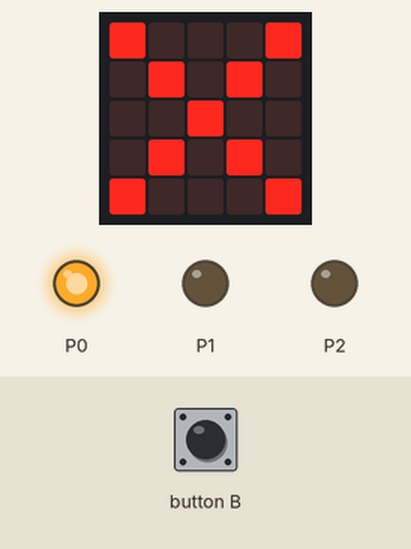
Simulated run of this program. Board: BBC micro:bit (MakeCode). Parts: the board's 5×5 LED display, output pins drawn as LEDs (lit = HIGH). The inputs (shaded band) are chosen by the test bench.

Above: at 1.8 s.
1.9 s: button B pressed for 0.15 s
At 2.4 s:
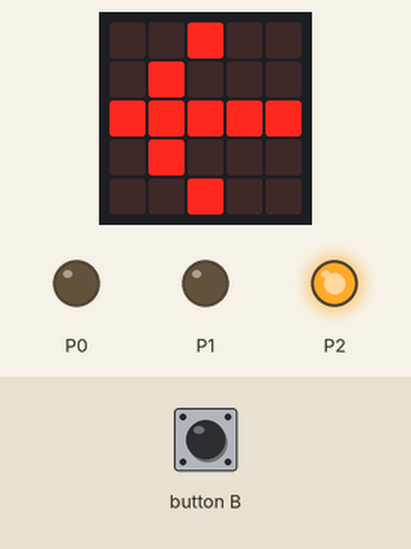
At 5.5 s:
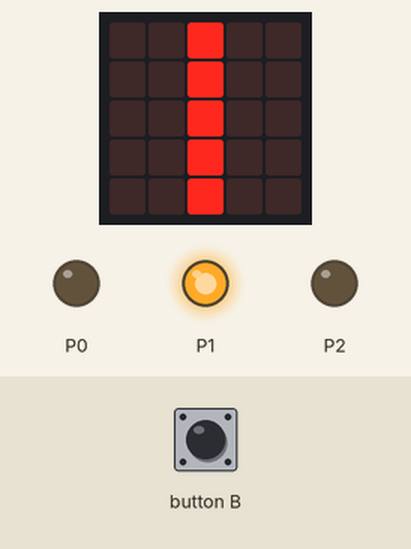
Timing chart, 0 to 8.4 s (numbered marks = the images above; inputs shaded):
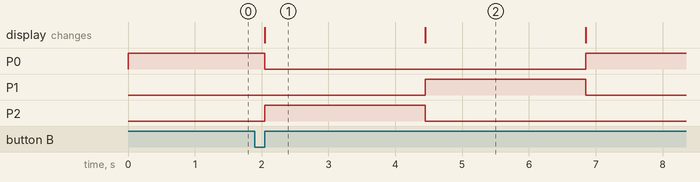

The program:

main.ts
```typescript
input.onButtonPressed(Button.B, function () {
    Kitronik_STOPbit.trafficLightLED(Kitronik_STOPbit.LightColours.Red, Kitronik_STOPbit.DisplayLights.Off)
    Kitronik_STOPbit.trafficLightLED(Kitronik_STOPbit.LightColours.Green, Kitronik_STOPbit.DisplayLights.On)
    basic.showLeds(`
        . . # . .
        . # . . .
        # # # # #
        . # . . .
        . . # . .
        `)
    basic.pause(2000)
    Kitronik_STOPbit.trafficLightLED(Kitronik_STOPbit.LightColours.Green, Kitronik_STOPbit.DisplayLights.Off)
    Kitronik_STOPbit.trafficLightLED(Kitronik_STOPbit.LightColours.Yellow, Kitronik_STOPbit.DisplayLights.On)
    basic.showLeds(`
        . . # . .
        . . # . .
        . . # . .
        . . # . .
        . . # . .
        `)
    basic.pause(2000)
    Kitronik_STOPbit.trafficLightLED(Kitronik_STOPbit.LightColours.Yellow, Kitronik_STOPbit.DisplayLights.Off)
    Kitronik_STOPbit.trafficLightLED(Kitronik_STOPbit.LightColours.Red, Kitronik_STOPbit.DisplayLights.On)
    basic.showLeds(`
        # . . . #
        . # . # .
        . . # . .
        . # . # .
        # . . . #
        `)
})
Kitronik_STOPbit.trafficLightLED(Kitronik_STOPbit.LightColours.Red, Kitronik_STOPbit.DisplayLights.On)
basic.showIcon(IconNames.No)
basic.forever(function () {

})
```

test.ts
```typescript
// tests gaan hier; deze zal niet worden gecompileerd wanneer dit pakket wordt gebruikt als extensie.
```

Measured:
- after the input at 1.9 s, P0: HIGH → LOW after 0.15 s, → HIGH 4.8 s later; P1: LOW → HIGH after 2.6 s, → LOW 2.4 s later; P2: LOW → HIGH after 0.15 s, → LOW 2.4 s later; the display: changes after 0.15 s (image 1)
- what the display in image 1 shows lasts 2.4 s, from 2.1 s to 4.5 s
